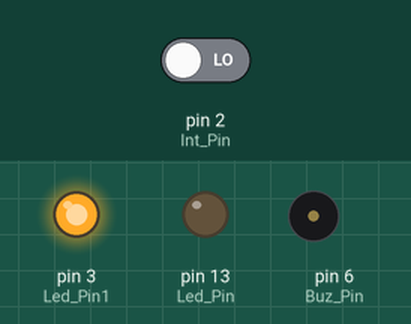
The sketch below on a simulated Arduino Uno, built with avr-gcc and run on an emulated ATmega328P. Shown: output pins drawn as LEDs (lit = HIGH), buzzer (waves = sounding). The test bench sets the inputs (shaded band); at power-on: pin 2 (Int_Pin) LOW.

Above: at 2.5 s.
At 3.5 s:
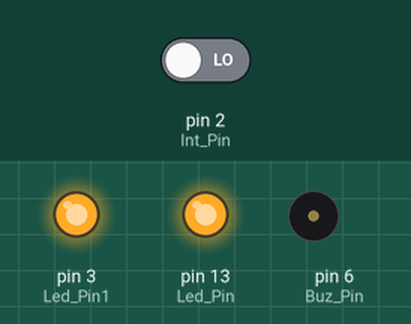
At 4.17 s:
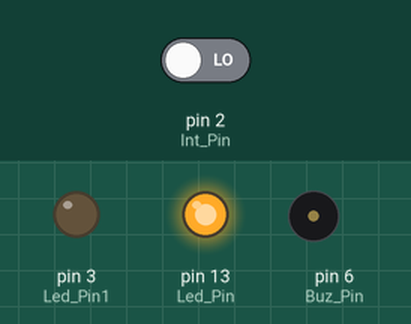
At 4.42 s:
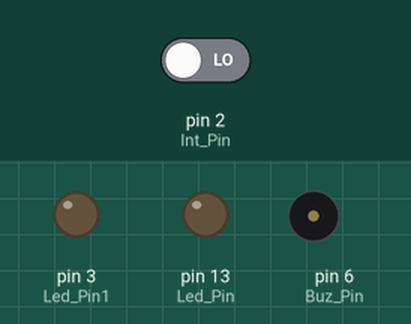
Timing chart, 0 to 5.1 s (numbered marks = the images above):
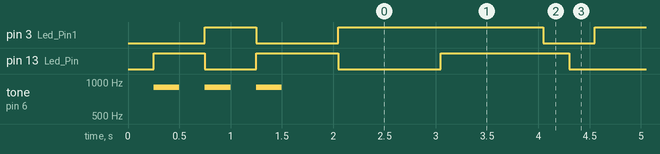

The sketch:

utn_clase_arduino05_0021.ino
```cpp
int Led_Pin = 13;
int Led_Pin1 = 3;
int Buz_Pin = 6;
int Int_Pin = 2;
int inputValue = 0;
void setup()
{
pinMode(Led_Pin, OUTPUT);
pinMode(Led_Pin1,OUTPUT);
pinMode(Buz_Pin, OUTPUT);
pinMode(Int_Pin, INPUT);
delay(250);
digitalWrite(Led_Pin, 1);
  digitalWrite(Led_Pin1, 0);
tone(Buz_Pin, 900, 250);
delay(500);
digitalWrite(Led_Pin, 0);
  digitalWrite(Led_Pin1, 1);
tone(Buz_Pin, 900, 250);
delay(500);
digitalWrite(Led_Pin, 1);
  digitalWrite(Led_Pin1, 0);
tone(Buz_Pin, 900, 250);
delay(800);
digitalWrite(Led_Pin, 0);
  digitalWrite(Led_Pin1, 1);
}
void loop()
{
// Lectura Digital
inputValue = digitalRead(Int_Pin);
if (inputValue == HIGH)
{
tone(Buz_Pin, 493, 1014);
delay(1000);
tone(Buz_Pin, 392, 1275);
delay(1000);
}
else
{
noTone(Buz_Pin);
}
delay(1000);
digitalWrite(Led_Pin, 1);
  delay(1000);
  digitalWrite(Led_Pin1, 0);
delay(250);
digitalWrite(Led_Pin, 0);
  delay(250);
  digitalWrite(Led_Pin1, 1);

}
```

Measured:
- by itself, pin 3 (Led_Pin1): repeats every 2.5 s: HIGH 2.0 s, LOW 0.50 s
- by itself, pin 13 (Led_Pin): goes LOW 0.50 s, HIGH 0.80 s, LOW 1.0 s, 14 × (HIGH 1.3 s, LOW 1.3 s), HIGH 1.3 s, then LOW
